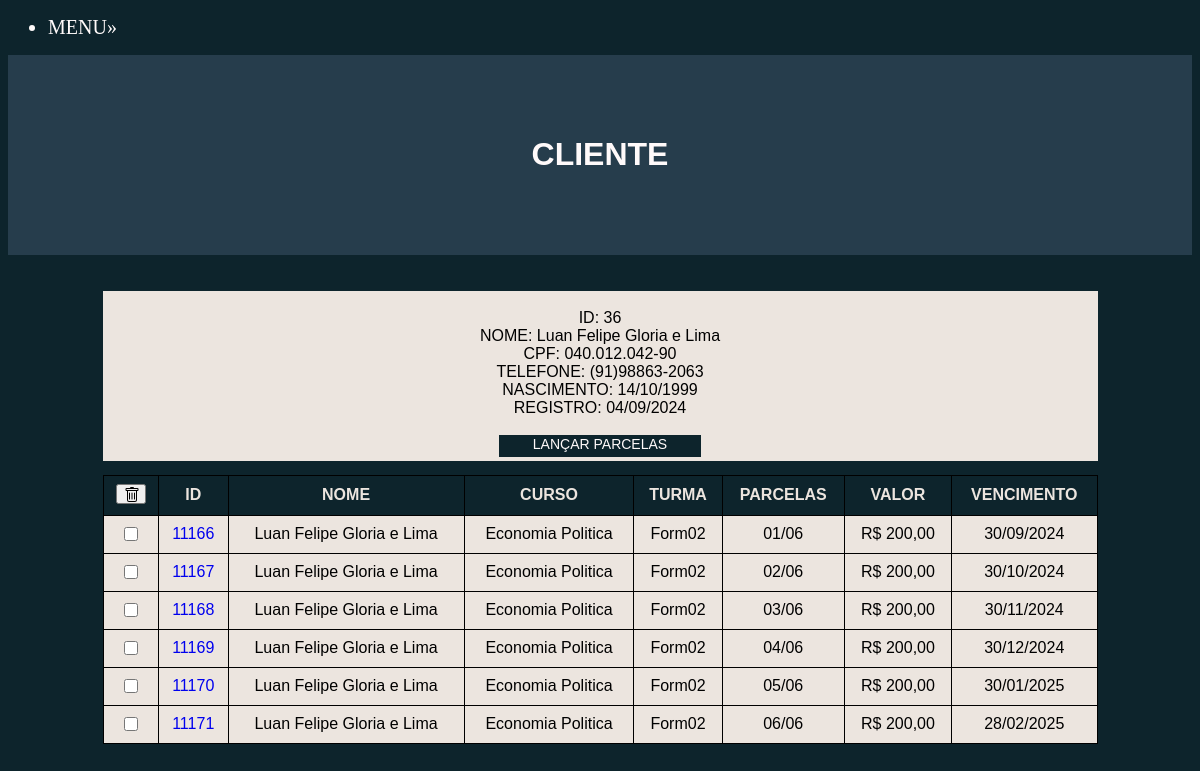
/36/, run on the app's committed database.
### financas_online/models.py (models this page shows)
class customers(models.Model):
    nome = models.CharField(max_length=100, blank=False)
    cpf = models.CharField(max_length=50, blank=False)
    telefone = models.CharField(max_length=50, blank=False)
    nascimento = models.DateField(auto_now=False)
    registro = models.DateField(auto_now=True)

class financas(models.Model):
    id_ori = models.CharField(max_length=50)
    cliente = models.CharField(max_length=100)
    parcela = models.CharField(max_length=100)
    valor = models.CharField(max_length=100)
    curso = models.CharField(max_length=50, blank=False)
    turma = models.CharField(max_length=50,blank=False)
    data = models.DateField(auto_now=False)

### financas_online/views.py (the view, shortened to what this page needs)
# urls.py: path('<int:c_id>/', views.customer, name='cliente'),
def customer(request, c_id):
   id_cliente = customers.objects.get(pk=c_id)
   fin = financas.objects.filter(id_ori=c_id)
   context = {'c': id_cliente,'fin': fin}
   if request.method == 'GET':
      return render(request, 'customer.html', context)

### financas_online/templatetags/my_tags.py (called while the page is built)
@register.filter
def formata_cpf(value):
    return f"{value[:3]}.{value[3:6]}.{value[6:9]}-{value[9:]}"

### financas_online/Templates/customer.html (shortened to what this page needs)
{% load static %}
{% load my_tags %}
<!DOCTYPE html>
<html lang="pt-br">
<head>
                <link rel="stylesheet" href="{% static 'css/style.css' %}">
                    <nav>
                      <ul class="">
                       <li class="dropdown">
                          <a class="dropdown" href="">MENU»</a>
                        </li>
                      </ul>
                    </nav>
    <div class="head">
        <a href="{% url "index" %}"> <h1> CLIENTE </h1> </a>
    </div>
</head>
<body class="fundo">
    <br> <br>
    <div class="dados_cliente">
            <br>
            <tr>  ID: {{c.id}} </tr> <br>
            <tr> NOME: {{c.nome}} </tr> <br>
            <tr> CPF: {{c.cpf|formata_cpf}}  </tr> <br>
            <tr> TELEFONE: {{c.telefone}} </tr> <br>
            <tr> NASCIMENTO: {{c.nascimento|date:'d/m/Y'}} </tr> <br>
            <tr> REGISTRO: {{c.registro|date:'d/m/Y'}} </tr> <br> <br>
            <a class="butoso" href="{% url "form" c.id %}"> LANÇAR PARCELAS</a>
            <br>
      <form method="post">
        <table class='responsive_table'>
            <tr class="head">
                <th> <button type="submit" class="trash" name="b_d_p">
                 </button> </th>
                <th>ID</th>
                <th>NOME</th>
                <th>CURSO</th>
                <th>TURMA</th>
                <th>PARCELAS</th>
                <th>VALOR</th>
                <th>VENCIMENTO</th>
              </tr>
                {% for f in fin %}
                <tr>
                 <td> <input type="checkbox" class="check" value="{{f.id}}" name="ids_slct_fin"><br> </td>
                 <td> <a href="#"> {{f.id}} </a> <br> </td>
                 <td> {{f.cliente}}   <br> </td>
                 <td> {{f.curso}}   <br> </td>
                 <td> {{f.turma}}   <br> </td>
                 <td> {{f.parcela}} <br> </td>
                 <td> R$ {{f.valor}},00 <br> </td>
                 <td type="date"> {{f.data|date:'d/m/Y'}} <br> </td>
                </tr>
               {% endfor %}
        </table>
      </form>
    </div>
</body>
</html>

### financas_online/static/css/style.css (style rules this page uses)
th, td { border: 1px solid #000000; padding: 8px; text-align: center; background-color: #ece5df; font-size: 16px; }
th { background-color: #0D242C; font-weight: bold; color: #ece5df; }
.responsive_table { width: 100%; overflow-x: auto; border-collapse: collapse; }
.head { background-color: #263d4c; text-align: center; padding: 60px ; font-family: 'Franklin Gothic Medium', 'Arial Narrow', Arial, sans-serif; font-size: 16px; margin: auto; width: auto; }
.fundo { background-color: #0D242C; }
.dropdown { color: #fffafa; font-size: 20px; padding: 0px; }
.dados_cliente { color: black; font-family: 'Franklin Gothic Medium', 'Arial Narrow', Arial, sans-serif; background-color: #ece5df; height: 170px; width: 995px; margin: auto; text-align: center; }
.butoso { display: block; color: #fffafa; background-color:#0D242C; text-align: center; font-size: 14px; font-family: 'Franklin Gothic Medium', 'Arial Narrow', Arial, sans-serif; margin: auto; width: 200px; height: 20px; border: 1px solid #0D242C; }
.check { width: 14px; height: 14px; }
.trash { width: 30px; height: 20px; margin: auto; }
h1 { color: #fffafa; }
a { text-decoration: none; }
li.dropdown { position: relative; }
input { width: 400px; text-align: center; }

### data on the page
customers: id "36", nome "Luan Felipe Gloria e Lima", cpf "040.012.042-90", telefone "(91)98863-2063", nascimento "14/10/1999", registro "04/09/2024"
financas: id "11166", cliente "Luan Felipe Gloria e Lima", curso "Economia Politica", turma "Form02", parcela "01/06", valor "200", data "30/09/2024"
financas: id "11167", cliente "Luan Felipe Gloria e Lima", curso "Economia Politica", turma "Form02", parcela "02/06", valor "200", data "30/10/2024"
financas: id "11168", cliente "Luan Felipe Gloria e Lima", curso "Economia Politica", turma "Form02", parcela "03/06", valor "200", data "30/11/2024"
financas: id "11169", cliente "Luan Felipe Gloria e Lima", curso "Economia Politica", turma "Form02", parcela "04/06", valor "200", data "30/12/2024"
financas: id "11170", cliente "Luan Felipe Gloria e Lima", curso "Economia Politica", turma "Form02", parcela "05/06", valor "200", data "30/01/2025"
financas: id "11171", cliente "Luan Felipe Gloria e Lima", curso "Economia Politica", turma "Form02", parcela "06/06", valor "200", data "28/02/2025"
